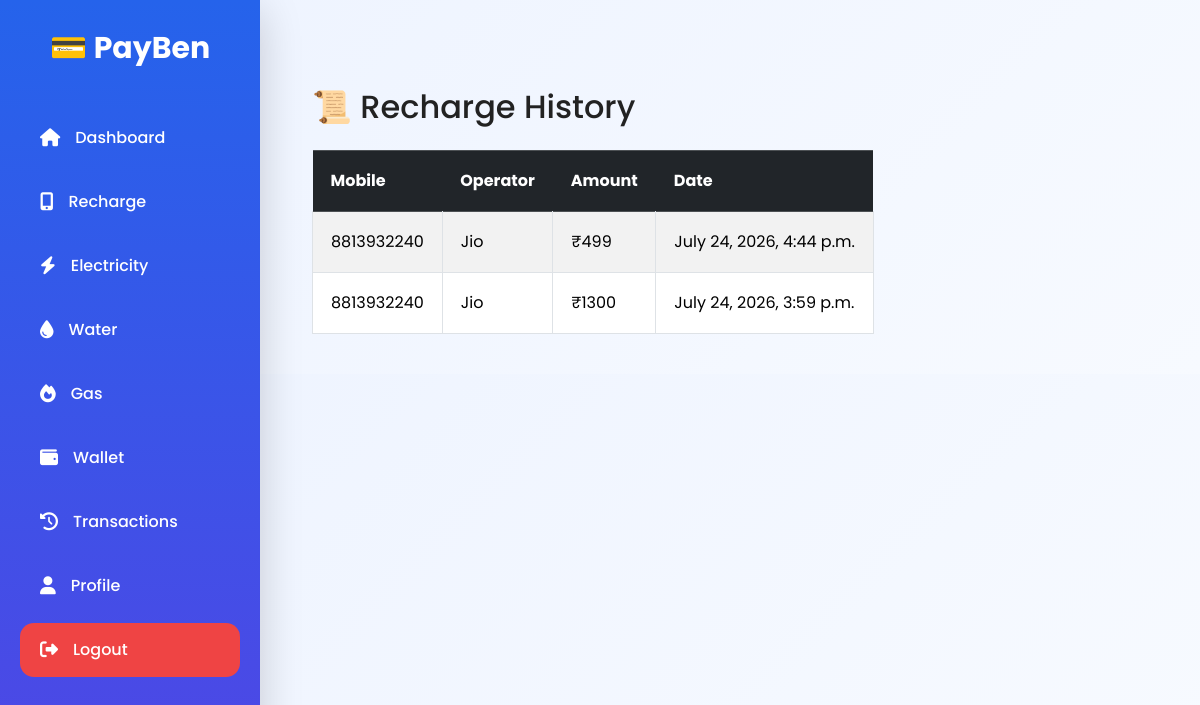
/recharge/history/ (signed in), run on the app's committed database.
### recharge/models.py (models this page shows, shortened)
class Recharge(models.Model):
    OPERATOR_CHOICES = [
        ("Jio", "Jio"),
        ("Airtel", "Airtel"),
        ("Vi", "Vi"),
        ("BSNL", "BSNL"),
    ]
    user = models.ForeignKey(
        User,
        on_delete=models.CASCADE
    )
    mobile_number = models.CharField(max_length=10)
    operator = models.CharField(
        max_length=20,
        choices=OPERATOR_CHOICES
    )
    amount = models.PositiveIntegerField()
    created_at = models.DateTimeField(auto_now_add=True)

### recharge/views.py (the view)
@login_required
def recharge_history(request):
    recharges = Recharge.objects.filter(
        user=request.user
    ).order_by("-created_at")
    return render(
        request,
        "recharge_history.html",
        {
            "recharges": recharges
        }
    )

### recharge/templates/recharge_history.html
{% extends 'base.html' %}
{% block content %}
<div class="container mt-5">
    <h2 class="mb-4">
        📜 Recharge History
    </h2>
    <table class="table table-bordered table-striped">
        <thead class="table-dark">
            <tr>
                <th>Mobile</th>
                <th>Operator</th>
                <th>Amount</th>
                <th>Date</th>
            </tr>
        </thead>
        <tbody>
        {% for recharge in recharges %}
        <tr>
            <td>{{ recharge.mobile_number }}</td>
            <td>{{ recharge.operator }}</td>
            <td>₹{{ recharge.amount }}</td>
            <td>{{ recharge.created_at }}</td>
        </tr>
        {% empty %}
        <tr>
            <td colspan="4" class="text-center">
                No Recharge Found
            </td>
        </tr>
        {% endfor %}
        </tbody>
    </table>
</div>
{% endblock %}

### static/css/style.css (style rules this page uses)
* { margin:0; padding:0; box-sizing:border-box; font-family:'Poppins',sans-serif; }
body { background:#eef4ff; color:#222; }
.table { margin-bottom:0; }
.table thead { background:#2563eb; color:white; }
.table th { padding:18px; border:none; }
.table td { padding:18px; vertical-align:middle; }
.table tbody tr { transition:.25s; }
body { background:linear-gradient(135deg,#edf3ff,#f7faff); overflow-x:hidden; }

### data on the page
Recharge: mobile_number "8813932240", operator "Jio", amount "499", created_at "July 24, 2026, 4:44 p.m."
Recharge: mobile_number "8813932240", operator "Jio", amount "1300", created_at "July 24, 2026, 3:59 p.m."
